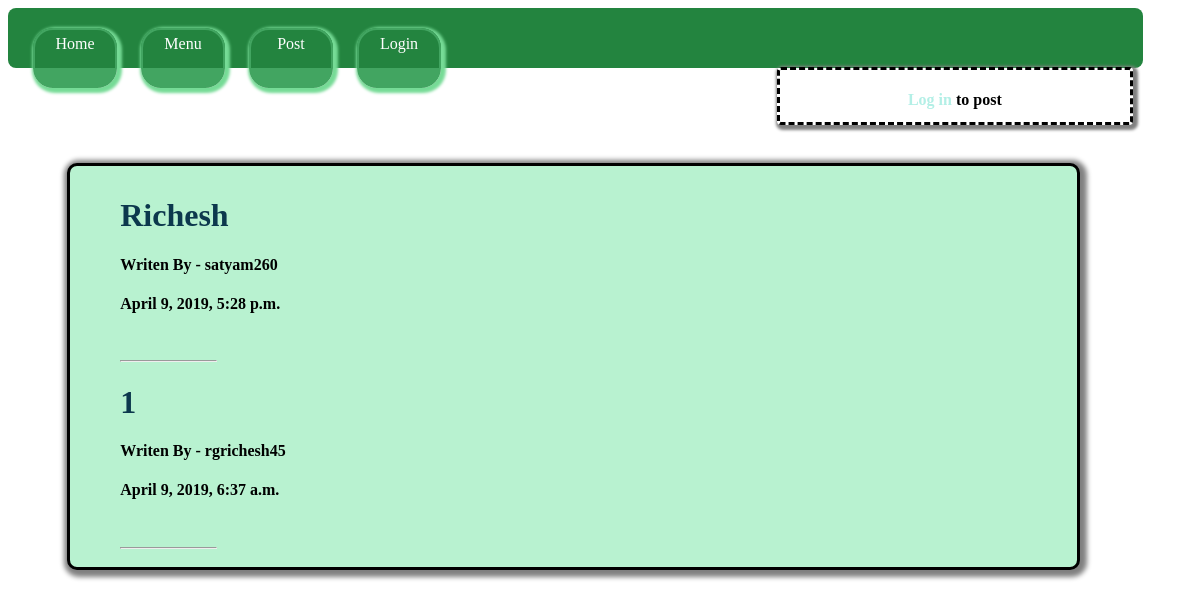
Page /home/ on the earlier database version.
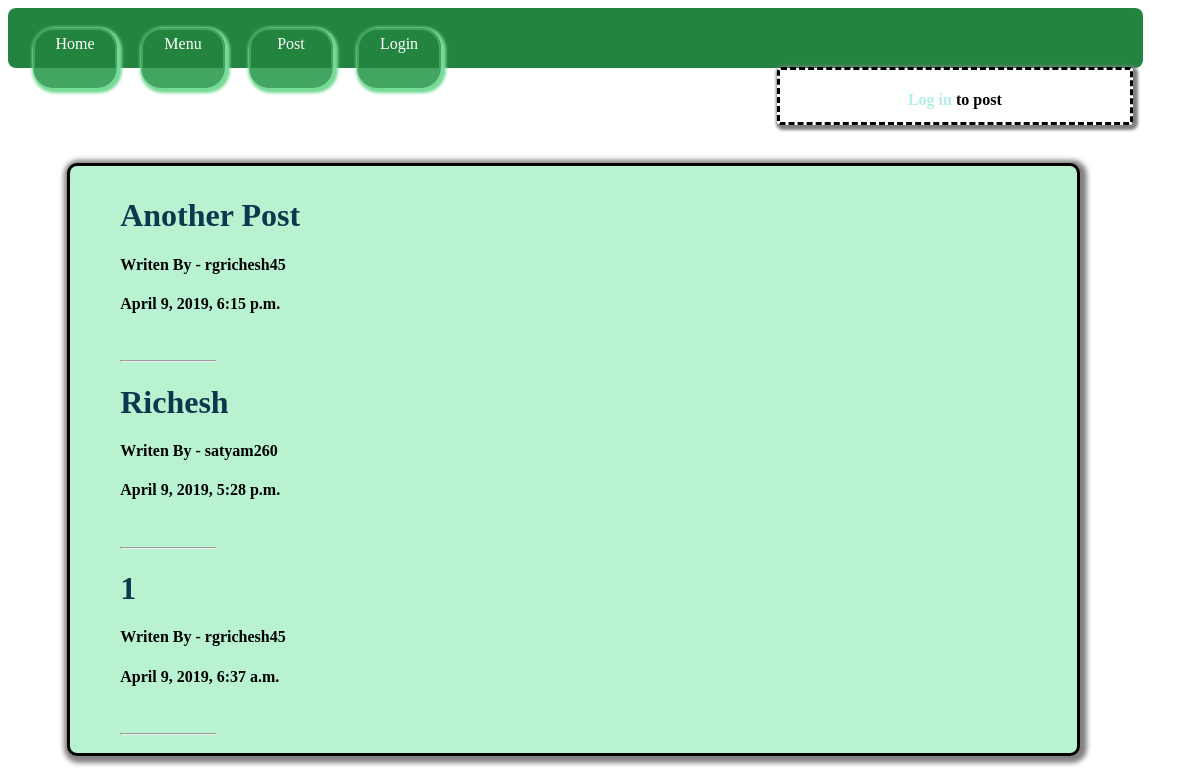
Same page on the later database version.
### users/models.py (models this page shows, shortened)
class NoticeBoard(models.Model):
	author = models.ForeignKey(User, on_delete=models.CASCADE)
	title = models.CharField(max_length=100,unique = True)
	notice = models.TextField(max_length=1000,default='',unique = True)
	date = models.DateTimeField(default = timezone.now)
	url = models.URLField(max_length=100,blank = True)

### users/views.py (the view)
# urls.py: path('home/',index_list.as_view(),name='home'),
class index_list(ListView):
	model = NoticeBoard
	template_name = 'users/index.html'
	context_object_name = 'data'
	ordering = ['-date']

### users/templates/users/index.html
{% extends 'users/nav.html' %}
{% block logbox %}
	{% if user.is_authenticated %}
		<h4>Welcome, {{ request.user }} </h4>
	{% else %}
		<h4><a href="{% url 'login' %}" id="log">Log in</a> to post</h4>
	{% endif %}
{% endblock logbox %}
{% block content %}
	{% if data %}
		{% for datas in data %}
			<a id="title" href="{% url 'notice_detail' datas.id %}"><h1>{{ datas.title }}</h1></a>
			<h4 id="author">Writen By - {{ datas.author }}</h4>
			<h4>{{ datas.date }}</h4> <br /><hr >
		{% endfor %}
	{% else %}
		<h1>Nothing to show </h1>
	{% endif %}
{% endblock content %}

### users/templates/users/nav.html (shortened to what this page needs)
<!DOCTYPE html>
<html>
<head>
</head>
<body>
	<div class="logbox">
		{% block logbox %}
		{% endblock %}
	</div>
<div class="main-container">
			<a id="normal" href="{% url 'home' %}" title="Home Page" class="link">Home</a>
			<a id="normal" href="{% url 'menu' %}" title="Menu Page">Menu</a>
			<a id="normal" href="{% url 'notice' %}" title="Notice post form">Post</a>
			{% if user.is_authenticated %}
				<a id="normal" href="{% url 'logout' %}" title="logout">Logout</a>
			{% else %}
				<a id="normal" href="{% url 'login' %}" title="login">Login</a>
			{% endif %}
</div>
<div class="content">
{% block content %}
{% endblock content %}
</div>
</body>
</html>

### users/templates/users/nav.html (style rules this page uses)
div.main-container { margin: 0; height:45px; background-color:#23843f; width:95%; padding:5px; padding-top:10px; border-radius:8px; }
hr { width:10%; margin-left:0px; color:#bf07ac; }
a#log { text-decoration: none; color:#b3efe6; }
div.content { background:#b8f2d0; display:block; width:80%; margin-top:8%; margin-left:5%; border:3px solid black; border-radius:10px; padding:10px; padding-left:50px; box-shadow:2px 2px 5px 5px grey; }
a#normal { color:white; display:inline-block; text-decoration:none; margin-left:20px; margin-top:10px; border:2px solid #42a561; width:80px; height:33px; border-bottom-width: 20px; text-align: center; padding-top:5px; border-radius:20px; box-shadow:2px 2px 3px 3px #76db96; }
div.logbox { width:350px; height:50px; border:3px dashed black; float:right; border-radius:4px; margin-top:5%; margin-right:5%; text-align:center; padding-bottom:2px; display:block; box-shadow:2px 2px 3px 3px grey; }
a#title { text-decoration:none; color:rgb(12,56,77); }

Differences in the rows shown:
added NoticeBoard: title "Another Post", author "rgrichesh45", date "April 9, 2019, 6:15 p.m."
